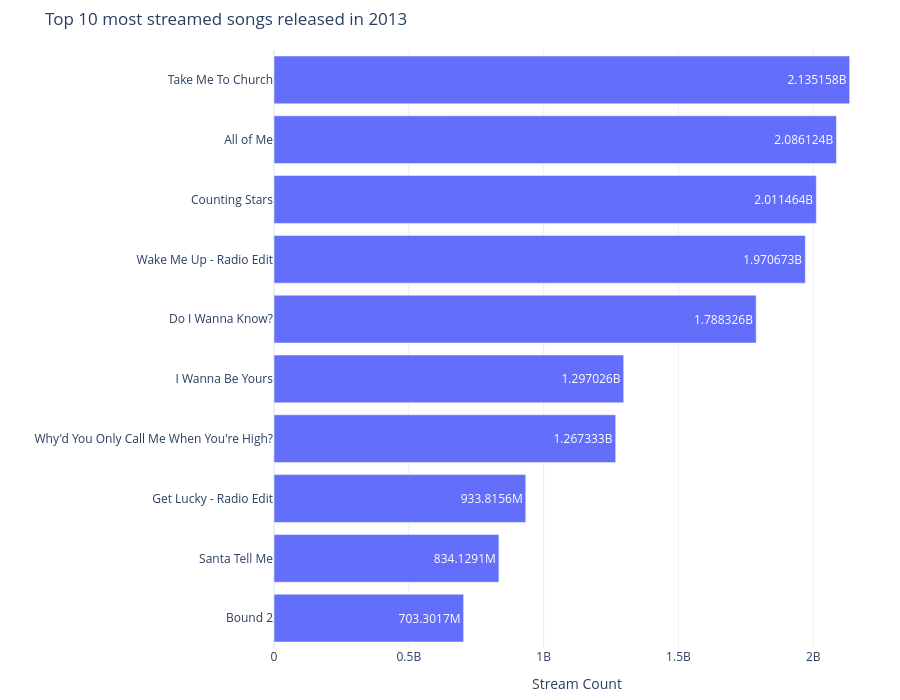

Source (notebook cell):
### Code cell
# let's test our bar chart
top_stream_counts(df, 2013)

### Figure 1 — Plotly figure (JSON) as saved in the notebook; plotly's stock layout.template omitted (floating-point values rounded to 4 significant figures)
{"data": [{"customdata": [["Kanye West"], ["Ariana Grande"], ["Pharrell Williams, Nile Rodgers, Daft Punk"], ["Arctic Monkeys"], ["Arctic Monkeys"], ["Arctic Monkeys"], ["Avicii"], ["OneRepublic"], ["John Legend"], ["Hozier"]], "hovertemplate": "streams=%{x}<br>track_name=%{y}<br>artist(s)_name=%{customdata[0]}<extra></extra>", "legendgroup": "", "marker": {"color": "#636efa", "pattern": {"shape": ""}}, "name": "", "orientation": "h", "showlegend": false, "textposition": "auto", "texttemplate": "%{x}", "type": "bar", "x": [703301727, 834129063, 933815613, 1267333350, 1297026226, 1788326445, 1970673297, 2011464183, 2086124197, 2135158446], "xaxis": "x", "y": ["Bound 2", "Santa Tell Me", "Get Lucky - Radio Edit", "Why'd You Only Call Me When You're High?", "I Wanna Be Yours", "Do I Wanna Know?", "Wake Me Up - Radio Edit", "Counting Stars", "All of Me", "Take Me To Church"], "yaxis": "y"}], "layout": {"bargap": 0.2, "barmode": "relative", "height": 700, "legend": {"tracegroupgap": 0}, "margin": {"b": 40, "l": 10, "r": 20, "t": 50}, "title": {"text": "Top 10 most streamed songs released in 2013"}, "xaxis": {"anchor": "y", "domain": [0, 1], "title": {"text": "Stream Count"}}, "yaxis": {"anchor": "x", "domain": [0, 1], "title": {"text": ""}}}}
